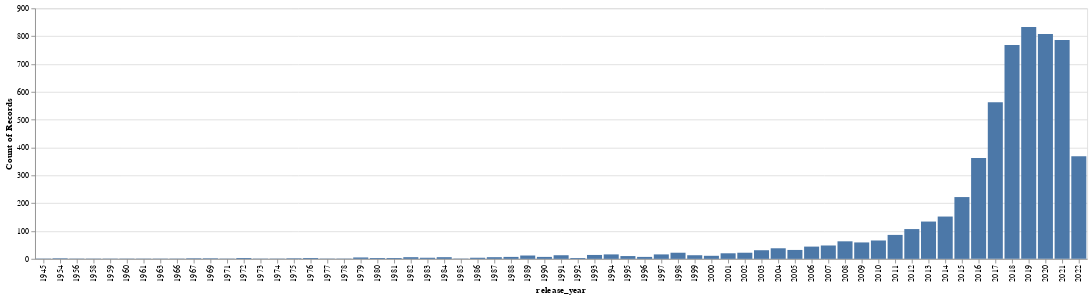

This figure's notebook cell:
### Code cell
# let's use 4, 10 and 40 years as our period times so that populous areas get more focus
alt.Chart(pd.DataFrame(movie_df[["release_year"]].astype(str))).mark_bar().encode(x=alt.X("release_year"), y="count()")

### Figure 1 — Vega-Lite specification as saved in the notebook (floating-point values rounded to 4 significant figures; data arrays with more than 128 entries replaced by an {"elided": "..."} marker saying what was removed)
{"$schema": "https://vega.github.io/schema/vega-lite/v5.16.3.json", "config": {"view": {"continuousHeight": 300, "continuousWidth": 300}}, "data": {"name": "data-1193ce539508db5243d364ac44c0c4ed"}, "datasets": {"data-1193ce539508db5243d364ac44c0c4ed": {"elided": "5829 records"}}, "encoding": {"x": {"field": "release_year", "type": "nominal"}, "y": {"aggregate": "count", "type": "quantitative"}}, "mark": {"type": "bar"}}
